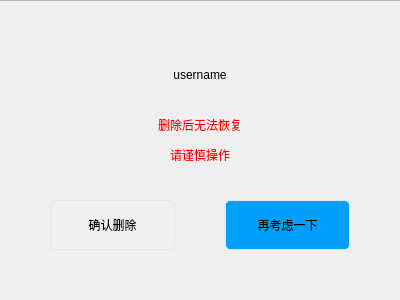
<?xml version="1.0" encoding="UTF-8"?>
<ui version="4.0">
 <class>del_user</class>
 <widget class="QWidget" name="del_user">
  <property name="geometry">
   <rect>
    <x>0</x>
    <y>0</y>
    <width>400</width>
    <height>300</height>
   </rect>
  </property>
  <property name="sizePolicy">
   <sizepolicy hsizetype="Preferred" vsizetype="Preferred">
    <horstretch>0</horstretch>
    <verstretch>0</verstretch>
   </sizepolicy>
  </property>
  <property name="minimumSize">
   <size>
    <width>400</width>
    <height>300</height>
   </size>
  </property>
  <property name="maximumSize">
   <size>
    <width>400</width>
    <height>300</height>
   </size>
  </property>
  <property name="windowTitle">
   <string/>
  </property>
  <property name="windowIcon">
   <iconset resource="icon.qrc">
    <normaloff>:/new/prefix1/iconANDpic/plane.png</normaloff>:/new/prefix1/iconANDpic/plane.png</iconset>
  </property>
  <property name="styleSheet">
   <string notr="true"/>
  </property>
  <widget class="QPushButton" name="delButton">
   <property name="geometry">
    <rect>
     <x>50</x>
     <y>200</y>
     <width>125</width>
     <height>50</height>
    </rect>
   </property>
   <property name="styleSheet">
    <string notr="true">QPushButton {
	
	font: 14pt &quot;黑体&quot;;
	
	
border: 1px solid   rgb(230, 230, 230);
    border-radius: 5px;
}

QPushButton:hover {
    
	
	background-color: rgba(0, 170, 255,50);
	
}</string>
   </property>
   <property name="text">
    <string>确认删除</string>
   </property>
  </widget>
  <widget class="QPushButton" name="nodelButton">
   <property name="geometry">
    <rect>
     <x>225</x>
     <y>200</y>
     <width>125</width>
     <height>50</height>
    </rect>
   </property>
   <property name="styleSheet">
    <string notr="true">QPushButton {
	
	font: 14pt &quot;黑体&quot;;
	
	background-color: rgb(0, 159, 252);
	
border: 1px solid   rgb(230, 230, 230);
    border-radius: 5px;
}

QPushButton:hover {
    
	
	
	background-color: rgba(0, 159, 252, 200);
	
}</string>
   </property>
   <property name="text">
    <string>再考虑一下</string>
   </property>
  </widget>
  <widget class="QLabel" name="label">
   <property name="geometry">
    <rect>
     <x>50</x>
     <y>100</y>
     <width>300</width>
     <height>81</height>
    </rect>
   </property>
   <property name="styleSheet">
    <string notr="true">font: 700 20pt &quot;微软雅黑&quot;;
color: rgb(255, 0, 0);</string>
   </property>
   <property name="lineWidth">
    <number>2</number>
   </property>
   <property name="text">
    <string>&lt;html&gt;&lt;head/&gt;&lt;body&gt;&lt;p align=&quot;center&quot;&gt;删除后无法恢复&lt;/p&gt;&lt;p align=&quot;center&quot;&gt;请谨慎操作&lt;/p&gt;&lt;/body&gt;&lt;/html&gt;</string>
   </property>
   <property name="textFormat">
    <enum>Qt::TextFormat::AutoText</enum>
   </property>
   <property name="alignment">
    <set>Qt::AlignmentFlag::AlignCenter</set>
   </property>
  </widget>
  <widget class="QLabel" name="user">
   <property name="geometry">
    <rect>
     <x>100</x>
     <y>50</y>
     <width>200</width>
     <height>50</height>
    </rect>
   </property>
   <property name="layoutDirection">
    <enum>Qt::LayoutDirection::LeftToRight</enum>
   </property>
   <property name="styleSheet">
    <string notr="true">font: 700 20pt &quot;微软雅黑&quot;;</string>
   </property>
   <property name="text">
    <string>username</string>
   </property>
   <property name="alignment">
    <set>Qt::AlignmentFlag::AlignCenter</set>
   </property>
  </widget>
  <widget class="QLabel" name="label_2">
   <property name="geometry">
    <rect>
     <x>60</x>
     <y>100</y>
     <width>40</width>
     <height>40</height>
    </rect>
   </property>
   <property name="text">
    <string/>
   </property>
   <property name="pixmap">
    <pixmap resource="icon.qrc">:/new/prefix1/iconANDpic/warning.png</pixmap>
   </property>
  </widget>
  <widget class="QFrame" name="frame">
   <property name="geometry">
    <rect>
     <x>-1</x>
     <y>0</y>
     <width>402</width>
     <height>302</height>
    </rect>
   </property>
   <property name="styleSheet">
    <string notr="true">color: rgba(255, 255, 255, 100);
background-image: url(:/new/prefix2/iconANDpic/login(400x300).png);</string>
   </property>
   <property name="frameShape">
    <enum>QFrame::Shape::StyledPanel</enum>
   </property>
   <property name="frameShadow">
    <enum>QFrame::Shadow::Raised</enum>
   </property>
  </widget>
  <zorder>frame</zorder>
  <zorder>delButton</zorder>
  <zorder>nodelButton</zorder>
  <zorder>label</zorder>
  <zorder>user</zorder>
  <zorder>label_2</zorder>
 </widget>
 <resources>
  <include location="icon.qrc"/>
 </resources>
 <connections/>
</ui>
